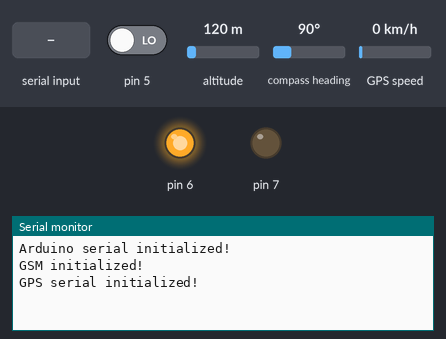
Simulated run of this sketch. Board: Arduino Mega 2560, built with avr-gcc and run on an emulated ATmega2560. Parts: output pins drawn as LEDs (lit = HIGH), the last lines printed to the serial monitor. The test bench sets the inputs (shaded band); at power-on: pin 5 LOW, altitude 120 m, compass heading 90°, GPS speed 0 km/h. The GPS gets a fix after 3 s at 37.7749, -122.4194 with 8 satellites; the modem accepts every AT command (registered, SIM ready, sends succeed) and sends nothing else.

Above: at 1.2 s.
1.3 s: pin 5 driven HIGH
At 2.5 s:
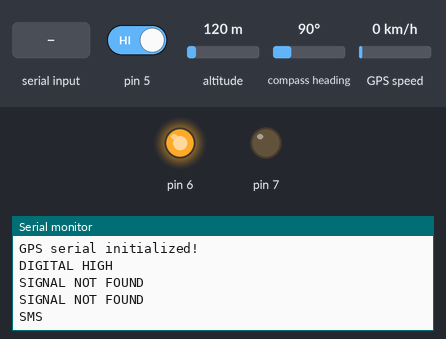
3.3 s: "SIGNAL NOT FOUND" received over the second serial link
At 5.7 s:
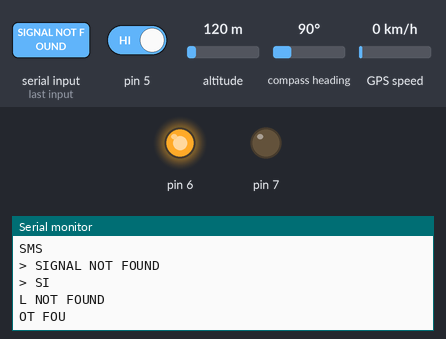
6.5 s: "g" received over Serial
At 10.6 s:
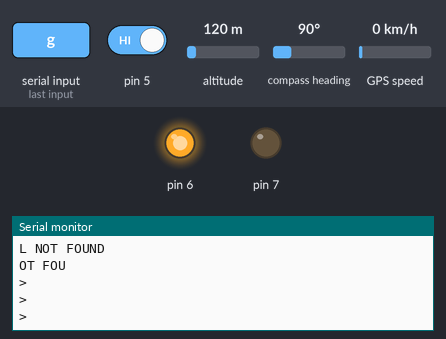
10.9 s: "+CMT" received over the second serial link
At 12.6 s:
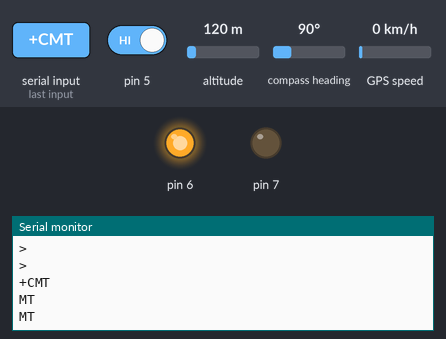
13.5 s: "+917010567337" received over the second serial link
At 15.3 s:
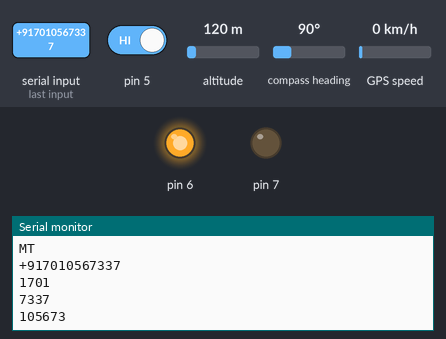
16.3 s: pin 5 driven LOW
At 17.0 s:
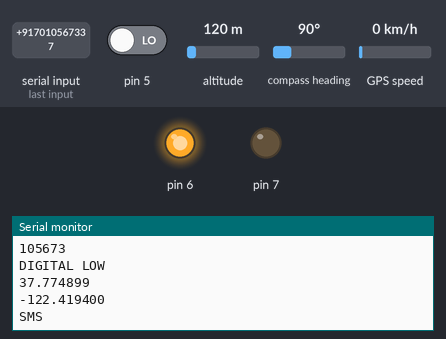
Timing chart, 0 to 19.0 s (numbered marks = the images above; inputs shaded):
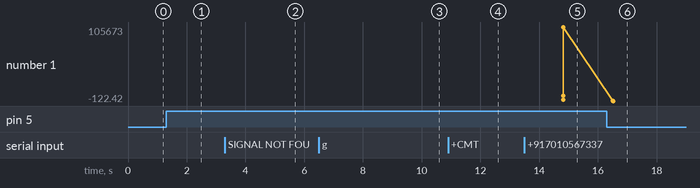

The sketch:

MEGA_GENERATOR_PROJECT.ino
```cpp
#include <TinyGPS.h>
TinyGPS gps;
String state;
int flag=0;
void setup(){


  Serial.begin(9600);
  Serial.println("Arduino serial initialized!");
  delay(10);

  Serial1.begin(9600);
  Serial.println("GSM initialized!");
  delay(10);
  Serial2.begin(9600);
  Serial.println("GPS serial initialized!");
  delay(10);
  pinMode(5,INPUT);
  pinMode(6,OUTPUT);
  pinMode(7,OUTPUT);
  digitalWrite(6,HIGH);
  digitalWrite(7,LOW);

}

void loop(){

  char x;
  if(Serial.available())
  {
    x=Serial.read();
    switch(x)
    {
      case'a':  issueCommand("AT");
                break;
      case'z':  issueCommand("ATH");
                break;
      case'y':  issueCommand("ATA");
                break;
      case'b':  issueCommand("ATD7904542651;");
                break;
      case'c':  issueCommand("AT+CLIP=0");
                break;
      case'd':issueCommand("AT+CNMI=1,2,0,0,0");
              break;
      case'e':issueCommand("AT+CMGF=1");
              break;
      case'f':Serial1.print("AT+CMGL=");
             Serial1.print('"');
             Serial1.print("ALL");
             Serial1.println('"');
             delay(10);
              break;
      case'g':Serial1.print("AT+CMGS=\""); // send the SMS number
              Serial1.print("7904542651");
              Serial1.println("\"");
              delay(1000);
             Serial1.print("hai h r u");
             delay(1000);
             Serial1.write(0x1A);
             Serial1.write(0x0D);
             Serial1.write(0x0A);
             delay(10);
              break;


    }
  }
    if((digitalRead(5)==HIGH)&&(flag==0))
      {
            flag=1;
            state="ON";
            Serial.println("DIGITAL HIGH");
            Serial.println(get_lat());
            Serial.println(get_long());
            sms(get_lat(),get_long(),state);
            Serial.println();
      }

      if((digitalRead(5)==LOW)&&(flag==1))
      {
        flag=0;
        state="OFF";
        Serial.println("DIGITAL LOW");
        Serial.println(get_lat());
        Serial.println(get_long());
        sms(get_lat(),get_long(),state);
        Serial.println();
      }
  //Serial.println(get_long());
  //Serial.println(get_lat());
  smartdelay(100);
  readSerial();
  delay(500);

}
String get_long()
    {
      float flat,flon;
      unsigned long age;
      gps.f_get_position(&flat, &flon, &age);
       if(flon==TinyGPS::GPS_INVALID_F_ANGLE)
       {
        return "SIGNAL NOT FOUND";
       }
       else
       {
        return(String(flon,6));
       }
    //gps.f_get_position(&flat, &flon, &age);
    }
 String get_lat()
  {
    float flat,flon;
    unsigned long age;
    gps.f_get_position(&flat, &flon, &age);
     if(flat==TinyGPS::GPS_INVALID_F_ANGLE)
     {
      return "SIGNAL NOT FOUND";
     }
     else
     {
      return(String(flat,6));
     }
  //gps.f_get_position(&flat, &flon, &age);
  }
static void smartdelay(unsigned long ms)
  {
    unsigned long start = millis();
    do
    {
      while (Serial2.available())
        gps.encode(Serial2.read());
    } while (millis() - start < ms);
 }
void sms(String flat,String flon,String stat)
    {
          Serial.println("SMS");
          Serial1.print("AT+CMGS=\""); // send the SMS number
          Serial1.print("7010567337");
          Serial1.println("\"");
          delay(1000);
          Serial1.print("DEVICE SWITCHED ");
          Serial1.println(stat);

            if(flat=="SIGNAL NOT FOUND" || flon=="SIGNAL NOT FOUND")
            {

            Serial1.print("POS:GPS SIGNAL NOT FOUND TRY WITH STATUS  COMMAND AFTER SOME TIME Sorry For The Inconvenience ");


            }
            else
            {
              Serial1.print("POS:https://maps.google.com/?q=");
              Serial1.print(flat);
              Serial1.print(",");
              Serial1.print(flon);

           }
              delay(1000);
              Serial1.write(0x1A);
              Serial1.write(0x0D);
              Serial1.write(0x0A);
              delay(10);


    }


void issueCommand(char* msg){
  Serial1.println(msg);
  delay(10);
}

void readSerial(){

  String y,phone,command;
  while (Serial1.available()){
    y=Serial1.readString();
    Serial.println( y);
    Serial.println( y.substring(2,6));
    Serial.println( y.substring(9,22));
    Serial.println( y.substring(y.length()-8,y.length()-2));
    phone= y.substring(9,22);
    command= y.substring(y.length()-8,y.length()-2);
    if(y.substring(2,6)=="+CMT"&& phone=="+917010567337"&&command=="Status")
    {
        sms(get_lat(),get_long(),state);
    }
}
}
```

Measured:
- after the input at 1.3 s, the serial monitor: prints a new line after 0.53 s (image 1)
- after the input at 3.3 s, the serial monitor: prints a new line after 1.7 s (image 2)
- after the input at 6.5 s, the serial monitor: prints a new line after 3.3 s (image 3)
- after the input at 10.9 s, the serial monitor: prints a new line after 1.1 s (image 4)
- after the input at 13.5 s, the serial monitor: prints a new line after 1.3 s (image 5)
- after the input at 16.3 s, the serial monitor: prints a new line after 0.20 s (image 6)
- plotted number 1: 105673 → -122.42 after the input at 16.3 s
